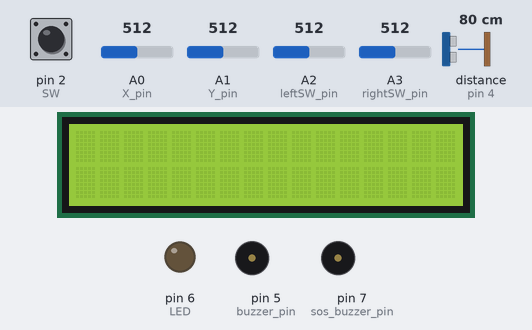
Recording of a sketch running on a simulated Arduino Uno, built with avr-gcc and run on an emulated ATmega328P. Parts: 16×2 character LCD, output pins drawn as LEDs (lit = HIGH), buzzer (waves = sounding, pin HIGH). Wiring (inferred from the names in the program): ultrasonic range finder: trigger pin 3; echo pin 4. Dashed ring = blinking. The test bench sets the inputs (shaded band); at power-on: A2 (leftSW_pin) = 512, distance to the obstacle (sensor on pin 4) 80 cm, pin 2 (SW) HIGH, A0 (X_pin) = 512, A1 (Y_pin) = 512, A3 (rightSW_pin) = 512. The echo pulse lasts 58.3 µs per cm; pins used as bus, display or sensor lines are not drawn; what the sketch prints to the serial monitor is not drawn.

Above: at 1.2 s.
1.3 s: A2 (leftSW_pin) set to 1010
At 2.3 s:
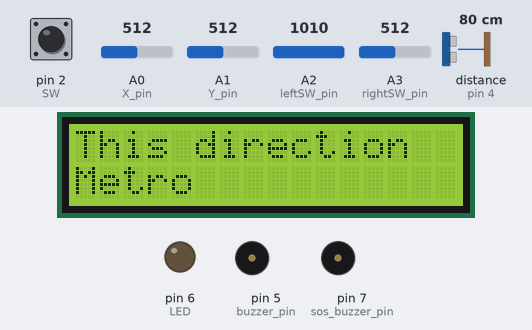
4.3 s: distance to the obstacle (sensor on pin 4) set to 2 cm
At 6.0 s:
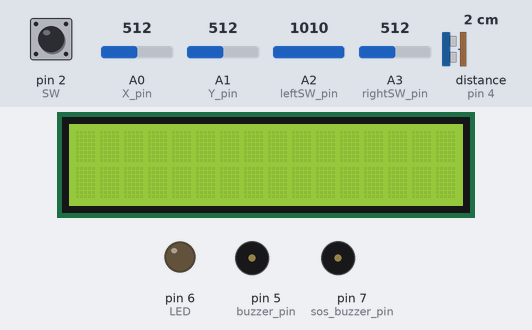
6.9 s: pin 2 (SW) pulled LOW for 0.15 s
7.6 s: A0 (X_pin) set to 889
10.6 s: A0 (X_pin) set to 917
At 11.8 s:
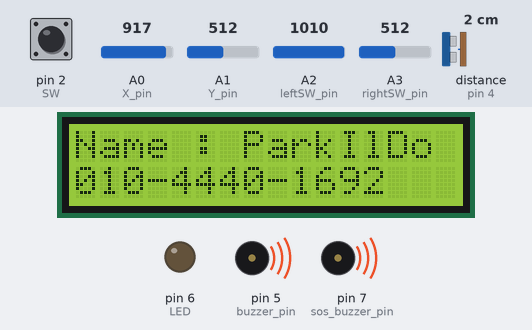
13.5 s: distance to the obstacle (sensor on pin 4) set to 120 cm
At 13.62 s:
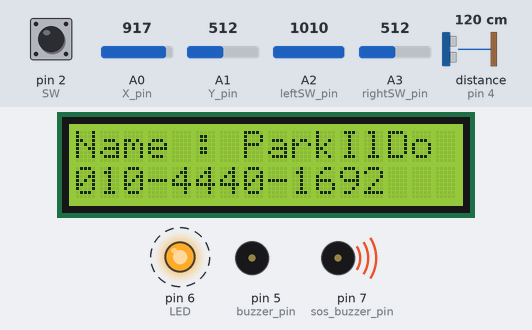
Timing chart, 0 to 16.0 s (numbered marks = the images above; inputs shaded):
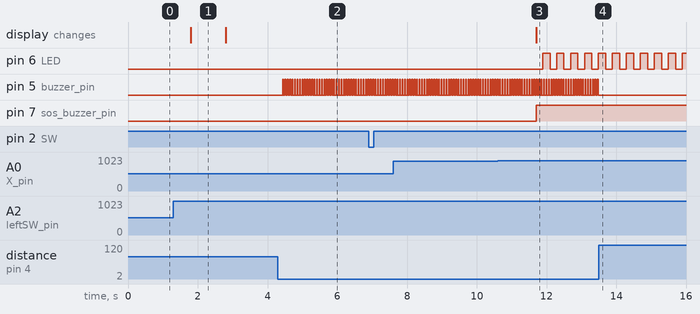

The sketch:

sketch_oct23b.ino
```cpp
//타이머 인터럽트
#include <MsTimer2.h>

//LCD
#include <LiquidCrystal.h>

LiquidCrystal lcd(13, 12, 8, 9, 10, 11); //RS, E, DB4, DB5, DB6,DB7
//GND Vcc Vee RS  RW  EN  DB0 DB1 DB2 DB3 DB4 DB5 DB6 DB7 BL+ BL-
//1   2   3   4   5   6   7   8   9   10  11  12  13  14  15  16

//SW
#define leftSW_pin 2
#define rightSW_pin 3

//buzzer
#define buzzer_pin 5
#define sos_buzzer_pin 7

//SONIC
#define trig 3
#define echo 4

//JoyStick
#define X_pin 0
#define Y_pin 1
#define SW 2

//LED
#define LED 6

volatile int repeat = 0, buzzer_repeat = 0, ultra_repeat = 0;
volatile int report_cnt = 0, sw_cnt = 0, led_cnt = 0, lcd_cnt = 0;
volatile int mod1 = 0, mod2 = 0, mod3 = 0, mod4 = 0;
int before_distance = 0;
int buzzer_run = 0, joy_run = 0, report_run = 0,sw_run = 1, led_run = 0, lcdclear_run = 0;
int send1time = 0, clear1time = 0;
int mode1 = 1, mode2 = 0, mode3 = 0, mode4 = 0;

int UltraSonic_measure()
{
  digitalWrite(trig, HIGH);
  delayMicroseconds(10);
  digitalWrite(trig, LOW);

  int distance = pulseIn(echo, HIGH);
  distance = distance/29/2;//더 정확한가? 테스트 필요
  return distance;
}

void flash()//Timer function
{
  if(lcdclear_run == 1)
  {
    lcd_cnt++;
    if(lcd_cnt >= 100)
    {
      lcd.clear();
      lcd_cnt = 0;
      lcdclear_run = 0;
    }
  }
  if(analogRead(leftSW_pin) >= 1000)
  {
    sw_cnt++;
    if(sw_cnt == 50)
    {
      if(analogRead(rightSW_pin) >= 1000)
      {
        lcd.clear();
        lcd.setCursor(0,0);
        lcd.print("This direction");
        lcd.setCursor(0,1);
        lcd.print("Restaurant");
        lcdclear_run = 1;
      }
      else
      {
        lcd.clear();
        lcd.setCursor(0,0);
        lcd.print("This direction");
        lcd.setCursor(0,1);
        lcd.print("Metro");
        lcdclear_run = 1;
      }
    }
  }
  else if(analogRead(rightSW_pin) >= 1000)
  {
    sw_cnt++;
    if(sw_cnt == 50)
    {
      lcd.clear();
      lcd.setCursor(0,0);
      lcd.print("This direction");
      lcd.setCursor(0,1);
      lcd.print("Bus stop");
        lcdclear_run = 1;
    }
  }
  else
    sw_cnt = 0;

  if(buzzer_run == 1)
  {
    buzzer_repeat--;
    if(buzzer_repeat <= 0 && buzzer_repeat > -2)
    {
      digitalWrite(buzzer_pin, HIGH);
    }
    else if(buzzer_repeat <= -2)
    {
      digitalWrite(buzzer_pin, LOW);
      buzzer_repeat = repeat;
    }
    else
      digitalWrite(buzzer_pin, LOW);
  }
  if(joy_run == 1)
  {
    if(analogRead(X_pin) >= 900)
    {
      mod3++;
      mod2 = mod1 = mod4 = 0;
      if(mod3 >= 100)
      {
        joy_run = 0;
        mod3 = 0;
        mode3 ^= 1;
      }
    }
    else if(analogRead(X_pin) <= 100)
    {
      mod1++;
      mod2 = mod3 = mod4 = 0;
      if(mod1 >= 100)
      {
        joy_run = 0;
        mod1 = 0;
        mode1 ^= 1;
      }
    }
    if(analogRead(Y_pin) >= 900)
    {
      mod4++;
      mod1 = mod3 = mod2 = 0;
      if(mod4 >= 100)
      {
        joy_run = 0;
        mod4 = 0;
        mode4 ^= 1;
      }
    }
    else if(analogRead(Y_pin) <= 100)
    {
      mod2++;
      mod4 = mod3 = mod1 = 0;
      if(mod2 >= 100)
      {
        joy_run = 0;
        mod2 = 0;
        mode2 ^= 1;
      }
    }
  }
  if(report_run == 1)
  {
    if(report_cnt == 0)
      Serial.println("37.503027, 126.776175");
    report_cnt++;
    if(report_cnt >= 1000)
      report_cnt = 0;
  }
  if(led_run == 1)
  {
    led_cnt++;
    digitalWrite(LED, led_cnt / 20);
    if(led_cnt >= 40)
      led_cnt = 0;
  }
}//Timer function end

void setup()
{
  pinMode(trig, OUTPUT);
  pinMode(echo, INPUT);
  pinMode(buzzer_pin, OUTPUT);
  pinMode(SW, INPUT_PULLUP);  // Input mode, pull-up
  pinMode(LED, OUTPUT);
  pinMode(sos_buzzer_pin,OUTPUT);
  digitalWrite(buzzer_pin,LOW);
  MsTimer2::set(10, flash); // 10ms period
  MsTimer2::start();
  lcd.begin(16,2);
  lcd.clear();
  lcd.setCursor(0,0);
  Serial.begin(9600);
}

void loop()
{
  if(digitalRead(SW) == 0 & joy_run == 0)
  {
    joy_run = 1;
  }

  if(mode1 == 1)
  {
    int distance = UltraSonic_measure();
    distance /= 10;
    if(before_distance != distance)
    {
      if(distance <= 7)
      {
        repeat = distance * 6 + 5;
        buzzer_repeat = repeat;
        buzzer_run = 1;
      }
      else
      {
        buzzer_run = 0;
        digitalWrite(buzzer_pin,LOW);
      }
      before_distance = distance;
    }
  }
  else
  {
    buzzer_run = 0;
    digitalWrite(buzzer_pin, LOW);
    before_distance = 10;
  }
  if(mode2 == 1)
  {
    if(report_run == 0)
      report_run = 1;
  }
  else
  {
    report_run = 0;
    report_cnt = 0;
  }
  if(mode3 == 1)
  {
    digitalWrite(sos_buzzer_pin,HIGH);
    if(send1time == 0)
    {
      led_run = 1;
      lcd.setCursor(0,0);
      lcd.print("Name : ParkIlDo");
      lcd.setCursor(0,1);
      lcd.print("010-4440-1692");
      Serial.println("37.503027, 126.776175, SOS");
      send1time = 1;
    }
    clear1time = 0;
  }
  else
  {
    if(mode4 == 1)
      digitalWrite(LED,HIGH);
    else
      digitalWrite(LED,LOW);
    led_run = 0;
    led_cnt = 0;
    if(clear1time == 0)
    {
      lcd.clear();
      clear1time = 1;
    }
    digitalWrite(sos_buzzer_pin, LOW);
    send1time = 0;
  }
  delay(100);
}
```

Measured:
- the behaviour switches between 899 and 900 on A0 (X_pin) (found by bisection; images 2 and 3)
- after the input at 1.3 s, the display: changes after 0.50 s (image 1)
- after the input at 4.3 s, pin 5 (buzzer_pin): alternates HIGH for 0.02 s and LOW for 0.05 s, starting after 0.13 s
- after the input at 10.6 s, pin 6 (LED): alternates HIGH for 0.21 s and LOW for 0.19 s, starting after 1.3 s; pin 7 (sos_buzzer_pin): LOW → HIGH after 1.1 s; the display: changes after 1.1 s (image 3)
- after the input at 13.5 s, pin 5 (buzzer_pin): stops changing and stays LOW
- what the display in image 1 shows lasts 1.0 s, from 1.8 s to 2.8 s
